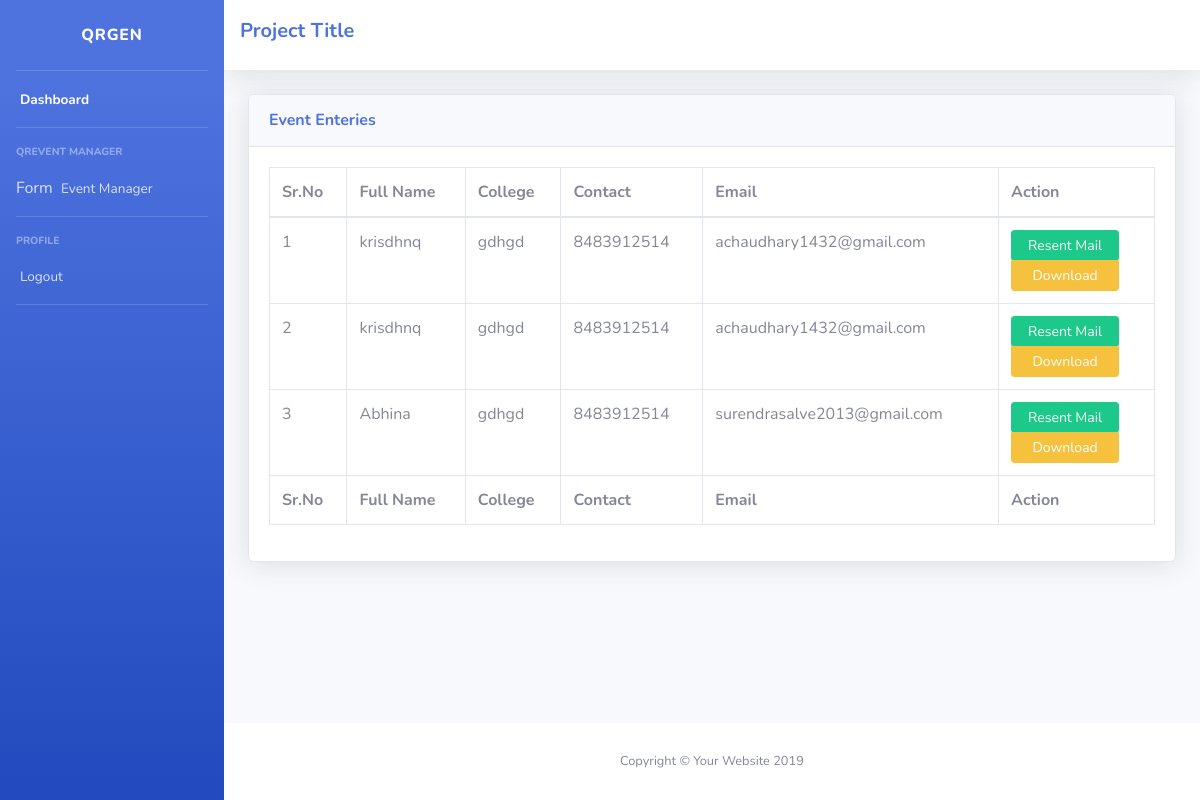
/dashboard/qreventmanager_entries/653/ (signed in), run on the app's committed database.
### dashboard/models.py (models this page shows)
class QRForm(models.Model):
    eventid = models.CharField(max_length=64)
    fullname = models.CharField(max_length=512)
    noofmembers = models.CharField(max_length=64)
    gender = models.CharField(max_length=512)
    college = models.CharField(max_length=512)
    collegeaddress = models.CharField(max_length=512)
    address = models.CharField(max_length=512)
    contact = models.CharField(max_length=512)
    email = models.EmailField(max_length=254)
    subject = models.CharField(max_length=512)
    groupmembers= models.CharField(max_length=4000)
    mailsent= models.CharField(max_length=15)

### dashboard/views.py (the view)
# urls.py: path('qreventmanager_entries/<int:id>/',views.qreventmanager_entries,name="qreventmanager_entries"),
def qreventmanager_entries(request,id):
    QRFS = QRForm.objects.filter(eventid=id)
    return render(request,'dashboard/qreventmanager_entries.html',{'QRFS':QRFS})

### dashboard/templates/dashboard/qreventmanager_entries.html
{% extends 'base.html' %}
{% block content %}
<div class="container-fluid">
    <div class="card shadow mb-4">
        <div class="card-header py-3">
            <h6 class="m-0 font-weight-bold text-primary">Event Enteries</h6>
        </div>
        <div class="card-body">
            <div class="table-responsive">
                <table class="table table-bordered" id="dataTable" width="100%" cellspacing="0">
                    <thead>
                        <tr>
                            <th>Sr.No</th>
                            <th>Full Name</th>
                            <th>College</th>
                            <th>Contact</th>
                            <th>Email</th>
                            <th>Action</th>
                        </tr>
                    </thead>
                    <tfoot>
                        <tr>
                            <th>Sr.No</th>
                            <th>Full Name</th>
                            <th>College</th>
                            <th>Contact</th>
                            <th>Email</th>
                            <th>Action</th>
                        </tr>
                    </tfoot>
                    <tbody>
                        {% for QRF in QRFS %}
                        <tr>
                            <td>{{forloop.counter }}</td>
                            <td>{{QRF.fullname}}</td>
                            <td>{{QRF.college}}</td>
                            <td>{{QRF.contact}}</td>
                            <td>{{QRF.email}}</td>
                            <td>
                                <div class="btn-group-vertical btn-group-sm">
                                    <form action="{% url 'trackmail' eid=QRF.eventid cid=QRF.id %}" method="post">{% csrf_token %}
                                        {% if QRF.mailsent == '' %}
                                        <input class="btn btn-primary btn-sm px-3" type="submit" name="sentmail"
                                            value="Sent Mail">
                                        {% else %}
                                        <input class="btn btn-success btn-sm px-3" type="submit" name="resentmail"
                                            value="Resent Mail">
                                        {% endif %}
                                    </form>
                                    <a href="{% url 'printpage' eid=QRF.eventid cid=QRF.id %}" target="_blank"
                                        class="btn btn-warning btn-sm">Download</a>
                                </div>
                            </td>
                        </tr>
                        {% endfor %}
                    </tbody>
                </table>
            </div>
        </div>
    </div>
</div>
{% endblock %}

### data on the page
QRForm: fullname "krisdhnq", college "gdhgd", contact "8483912514", email "achaudhary1432@gmail.com"
QRForm: fullname "krisdhnq", college "gdhgd", contact "8483912514", email "achaudhary1432@gmail.com"
QRForm: fullname "Abhina", college "gdhgd", contact "8483912514", email "surendrasalve2013@gmail.com"
